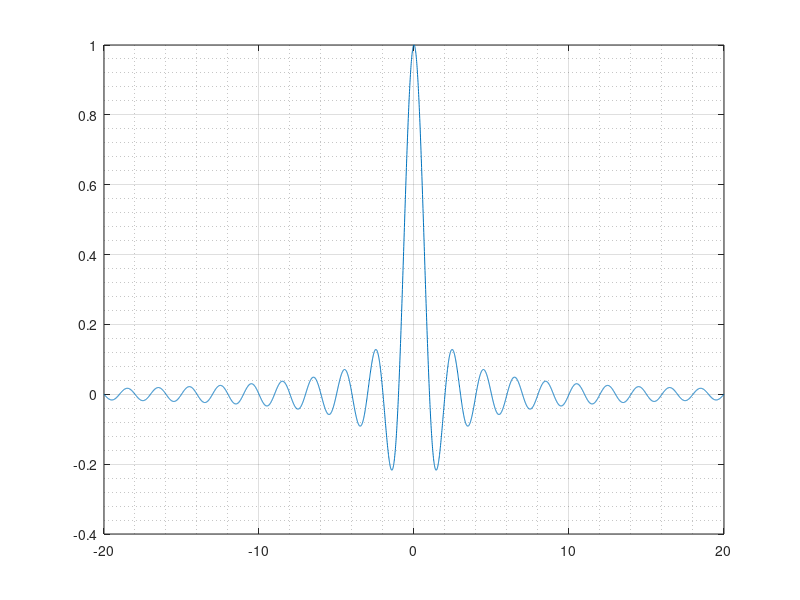

MATLAB code for this plot:
%%
clear; close all; clc;

% x = linspace(-20,20,500);  % Ctrl+r comentar
x = -20:0.01:20;
y = sinc(x);                 % Sampling
plot(x,y)
grid on; grid minor;
